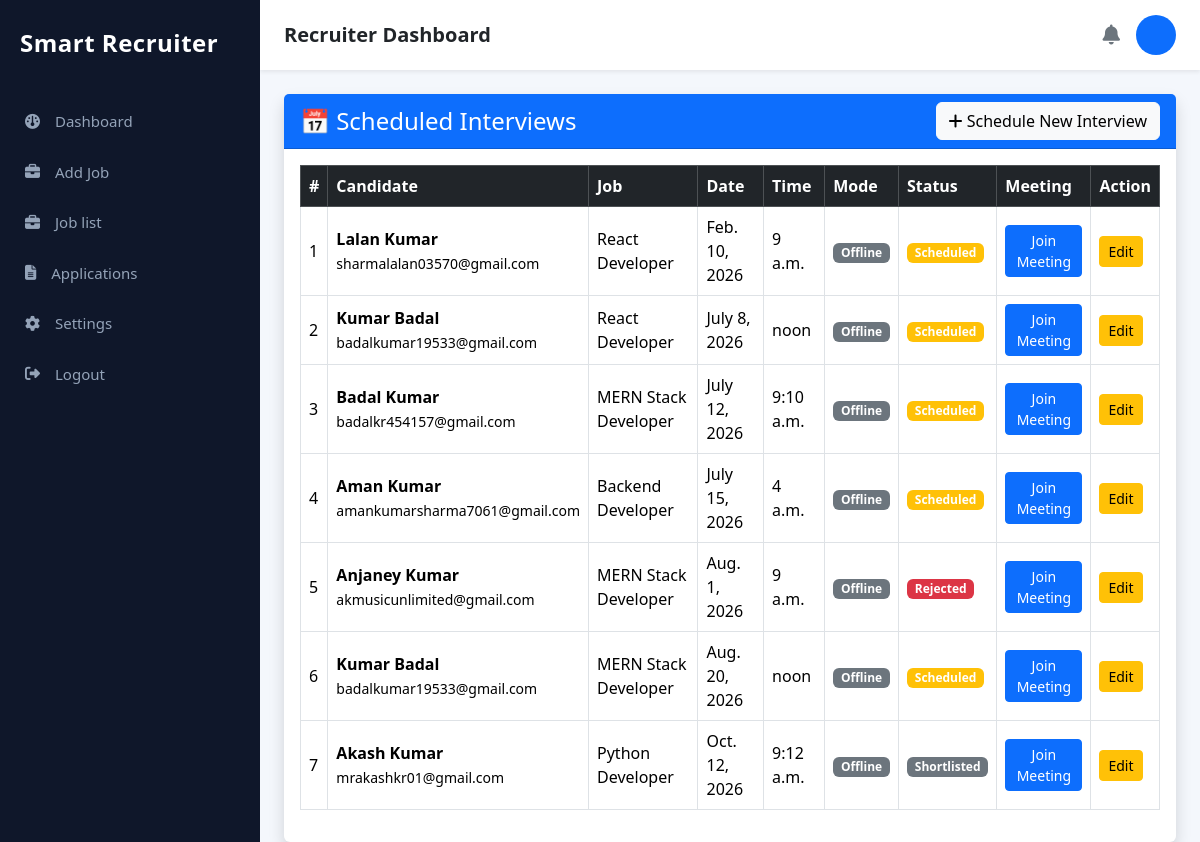
Before: /recruiter/interviews/ with the older database file.
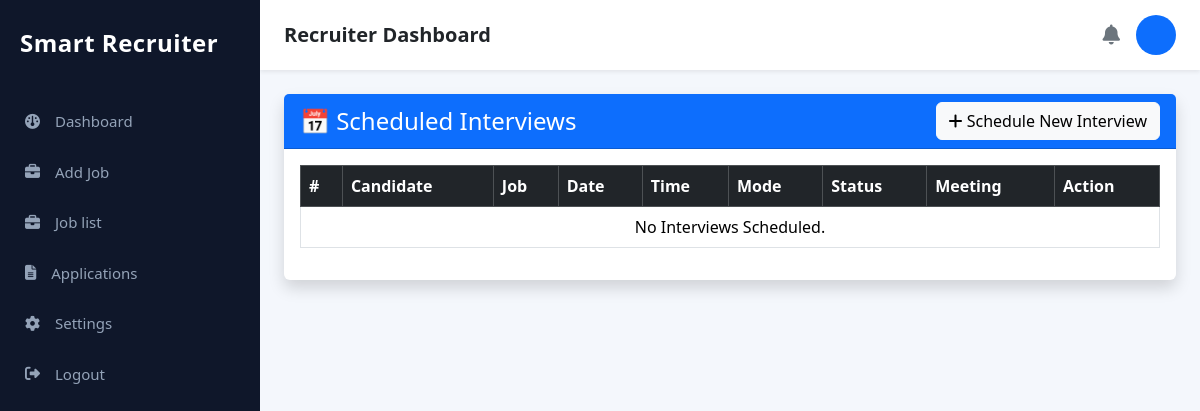
After: the same page with the newer database file.
### applications/models.py (models this page shows, shortened)
class Application(models.Model):
    STATUS = (
        ("Pending", "Pending"),
        ("Shortlisted", "Shortlisted"),
        ("Interview", "Interview"),
        ("Rejected", "Rejected"),
        ("Selected", "Selected"),
    )
    user = models.ForeignKey(User, on_delete=models.CASCADE)
    job = models.ForeignKey(Job, on_delete=models.CASCADE)
    last_seen = models.DateTimeField(auto_now=True)
    resume = models.FileField(upload_to="resumes/")
    status = models.CharField(
        max_length=20,
        choices=STATUS,
        default="Pending"
    )
    education = models.CharField(
        max_length=200,
        blank=True
    )
    experience = models.CharField(
        max_length=200,
        blank=True
    )
    skills = models.TextField(
        blank=True
    )
    ai_summary = models.TextField(
        blank=True
    )
    recruiter_notes = models.TextField(
        blank=True
    )
    match_score = models.IntegerField(default=85)
    applied_at = models.DateTimeField(auto_now_add=True)
    interview_date = models.DateField(
        null=True,
        blank=True
    )
    interview_time = models.TimeField(
        null=True,
        blank=True
    )
    interview_mode = models.CharField(
        max_length=50,
        blank=True
    )
    meeting_link = models.URLField(
        blank=True
    )

### job/models.py (models this page shows, shortened)
class Job(models.Model):
    JOB_TYPES = (
        ("Full Time", "Full Time"),
        ("Part Time", "Part Time"),
        ("Internship", "Internship"),
        ("Contract", "Contract"),
        ("Remote", "Remote"),
    )
    WORK_MODE = (
        ("Onsite", "Onsite"),
        ("Remote", "Remote"),
        ("Hybrid", "Hybrid"),
    )
    STATUS = (
        ("Active", "Active"),
        ("Closed", "Closed"),
    )
    EXPERIENCE = (
        ("Fresher", "Fresher"),
        ("0-1 Years", "0-1 Years"),
        ("1-3 Years", "1-3 Years"),
        ("3-5 Years", "3-5 Years"),
        ("5+ Years", "5+ Years"),
    )
    title = models.CharField(max_length=200)
    company = models.CharField(max_length=200)
    company_logo = models.ImageField(
        upload_to="company_logo/",
        blank=True,
        null=True
    )
    location = models.CharField(max_length=200)
    work_mode = models.CharField(
        max_length=20,
        choices=WORK_MODE,
        default="Onsite"
    )
    job_type = models.CharField(
        max_length=30,
        choices=JOB_TYPES,
        default="Full Time"
    )
    experience = models.CharField(
        max_length=30,
        choices=EXPERIENCE,
        default="Fresher"
    )
    education = models.CharField(max_length=200)
    salary = models.CharField(max_length=100)
    openings = models.PositiveIntegerField(default=1)
    applicants = models.PositiveIntegerField(default=0)
    skills = models.TextField(
        help_text="Example: Python, Django, SQL, REST API"
    )
    responsibilities = models.TextField()
    requirements = models.TextField()
    benefits = models.TextField(blank=True)
    description = models.TextField()
    deadline = models.DateField(default=timezone.now)
    status = models.CharField(
        max_length=20,
        choices=STATUS,
        default="Active"
    )
    created_at = models.DateTimeField(auto_now_add=True)

### recruiter/views.py (the view)
def interviews(request):
    interviews = (
        Application.objects
        .filter(interview_date__isnull=False)
        .select_related("user", "job")
        .order_by("interview_date", "interview_time")
    )
    return render(
        request,
        "recruiter/interviews.html",
        {
            "interviews": interviews
        }
    )

### templates/recruiter/interviews.html (shortened to what the changed rows need)
{% extends "recruiter/recruiter_base.html" %}
{% block content %}
<div class="container-fluid mt-4">
    <div class="card shadow border-0">
        <div class="card-body">
            <div class="table-responsive">
                <table class="table table-bordered table-hover align-middle">
                    <thead class="table-dark">
                        <tr>
                            <th>#</th>
                            <th>Candidate</th>
                            <th>Job</th>
                            <th>Date</th>
                            <th>Time</th>
                            <th>Mode</th>
                            <th>Status</th>
                            <th>Meeting</th>
                            <th>Action</th>
                        </tr>
                    </thead>
                    <tbody>
                    {% for interview in interviews %}
                        <tr>
                            <td>{{ forloop.counter }}</td>
                            <td>
                                <strong>{{ interview.user.get_full_name|default:interview.user.username }}</strong><br>
                                <small>{{ interview.user.email }}</small>
                            </td>
                            <td>{{ interview.job.title }}</td>
                            <td>{{ interview.interview_date }}</td>
                            <td>{{ interview.interview_time }}</td>
                            <td>
                                {% if interview.interview_mode == "Online" %}
                                    <span class="badge bg-info">Online</span>
                                {% else %}
                                    <span class="badge bg-secondary">Offline</span>
                                {% endif %}
                            </td>
                            <td>
                                {% if interview.status == "Interview" %}
                                    <span class="badge bg-warning">Scheduled</span>
                                {% elif interview.status == "Selected" %}
                                    <span class="badge bg-success">Selected</span>
                                {% elif interview.status == "Rejected" %}
                                    <span class="badge bg-danger">Rejected</span>
                                {% else %}
                                    <span class="badge bg-secondary">
                                        {{ interview.status }}
                                    </span>
                                {% endif %}
                            </td>
                            <td>
                                {% if interview.meeting_link %}
                                    <a href="{{ interview.meeting_link }}"
                                       target="_blank"
                                       class="btn btn-sm btn-primary">
                                        Join Meeting
                                    </a>
                                {% else %}
                                    <span class="text-muted">Not Available</span>
                                {% endif %}
                            </td>
                            <td>
                                <a href="{% url 'schedule_interview' interview.id %}"
                                   class="btn btn-warning btn-sm">
                                    Edit
                                </a>
                            </td>
                        </tr>
                    {% empty %}
                        <tr>
                            <td colspan="9" class="text-center">
                                No Interviews Scheduled.
                            </td>
                        </tr>
                    {% endfor %}
                    </tbody>
                </table>
            </div>
        </div>
    </div>
</div>
{% endblock %}

Changed rows visible on the page:
removed Application: user.get_full_name "Lalan Kumar", user.email "sharmalalan03570@gmail.com", job "React Developer", interview_date "Feb. 10, 2026", interview_time "9 a.m.", interview_mode "Offline", status "Scheduled"
removed Application: user.get_full_name "Kumar Badal", user.email "badalkumar19533@gmail.com", job "React Developer", interview_date "July 8, 2026", interview_time "noon", interview_mode "Offline", status "Scheduled"
removed Application: user.get_full_name "Badal Kumar", user.email "badalkr454157@gmail.com", job "MERN Stack Developer", interview_date "July 12, 2026", interview_time "9:10 a.m.", interview_mode "Offline", status "Scheduled"
removed Application: user.get_full_name "Aman Kumar", user.email "amankumarsharma7061@gmail.com", job "Backend Developer", interview_date "July 15, 2026", interview_time "4 a.m.", interview_mode "Offline", status "Scheduled"
removed Application: user.get_full_name "Anjaney Kumar", user.email "akmusicunlimited@gmail.com", job "MERN Stack Developer", interview_date "Aug. 1, 2026", interview_time "9 a.m.", interview_mode "Offline", status "Rejected"
removed Application: user.get_full_name "Kumar Badal", user.email "badalkumar19533@gmail.com", job "MERN Stack Developer", interview_date "Aug. 20, 2026", interview_time "noon", interview_mode "Offline", status "Scheduled"
removed Application: user.get_full_name "Akash Kumar", user.email "mrakashkr01@gmail.com", job "Python Developer", interview_date "Oct. 12, 2026", interview_time "9:12 a.m.", interview_mode "Offline", status "Shortlisted"
Other visible differences:
text now shown: "No Interviews Scheduled."
